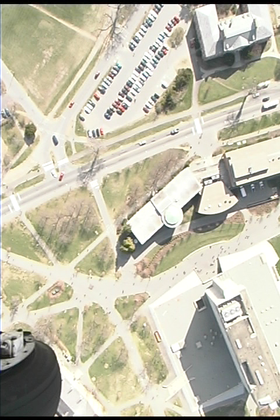
%> input picture images/pic410.png, 280 x 420 px, shrunk from 480 x 720 before the run
$ octave cv_stereo_motion.m   (GNU Octave 9; MATLAB toolbox functions it lacks are replaced by stand-ins)
%> lines starting %> are read from the running program, lines starting %| are printed output that depends on the picture
%===================================================
% Computer Vision: Stereo
% Allen Lau
%===================================================

%%
%%%%%%%%%%%%%%%%%%%%%%%%%%%%%%
%%% 5.1 Fundamental Matrix %%%
%%%%%%%%%%%%%%%%%%%%%%%%%%%%%%

% Select Point Correspondences
% Read in two images
imgl = imread('images/pic410.png');
%> imgl is the input picture: size 420x280x3 uint8; mean R, G, B 196.1, 192.4, 173.7
imgr = imread('images/pic430.png');
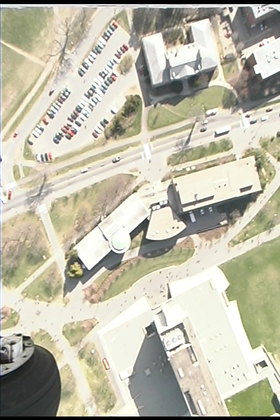
%> input picture images/pic430.png, 280 x 420 px, shrunk from 480 x 720 before the run
%> imgr is the input picture: size 420x280x3 uint8; mean R, G, B 192.3, 189.2, 171

% display image pair side by side
[ROWS,COLS,CHANNELS] = size(imgl);
%> ROWS = 420; COLS = 280; CHANNELS = 3
disimg = [imgl imgr];
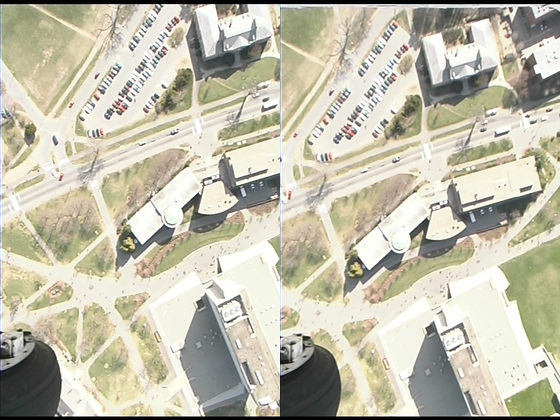
%> disimg: size 420x560x3 uint8; mean R, G, B 194.2, 190.8, 172.3
image(disimg);

% Total Number of control points
Nc = 8;
% Total Number of test points
Nt = 2;

%build pr, pl arrays with user input and plot
cnt = 1;
hold;
while(cnt <= Nc+Nt)

% size of the rectangle to indicate point locations
dR = 50;
dC = 50;

% pick up a point in the left image and display it with a rectangle....
%%% if you loaded the point matches, comment the point picking up (3 lines)%%%
%> (the run ends here)
